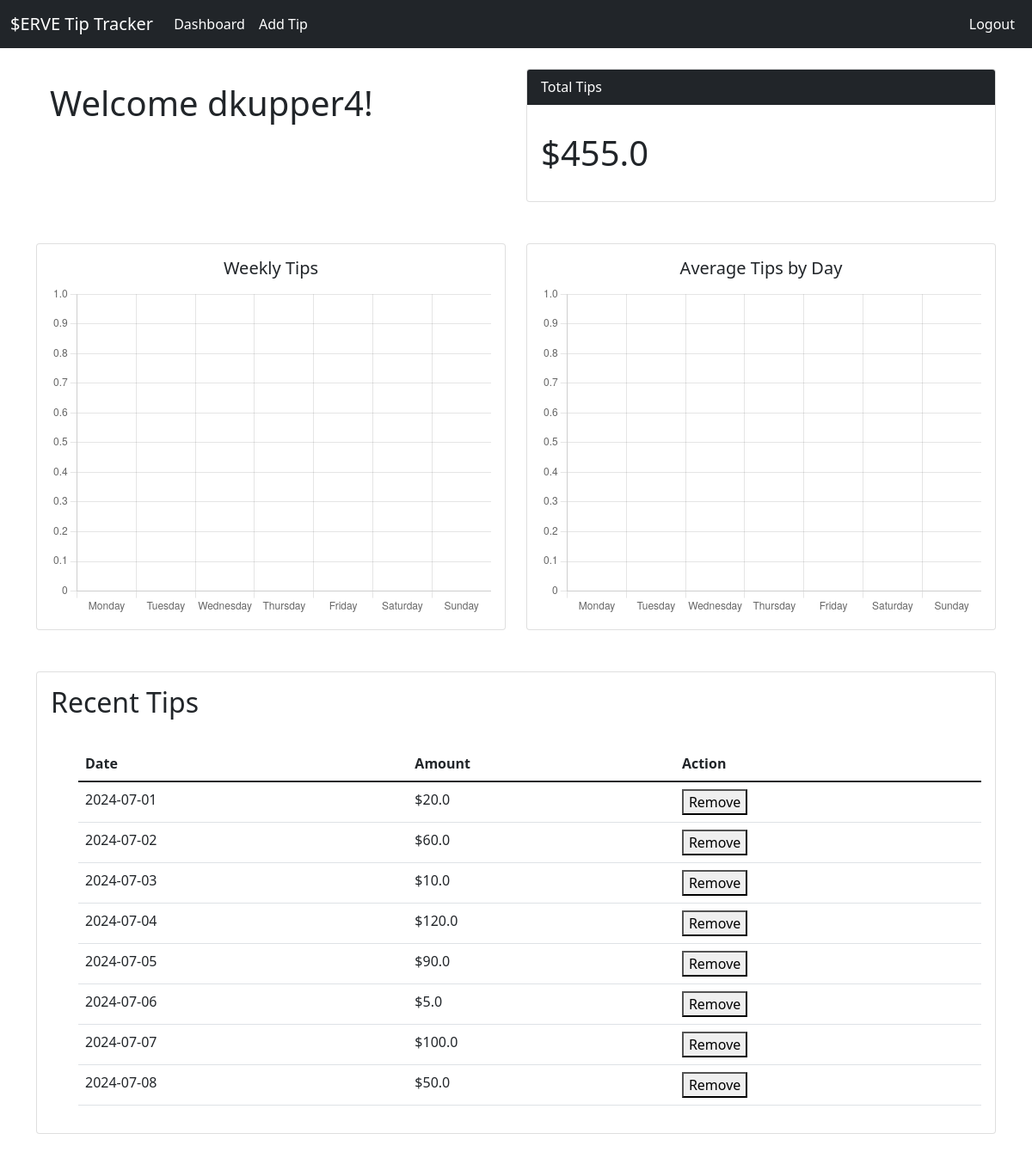
Page /dashboard (signed in) on the earlier database version.
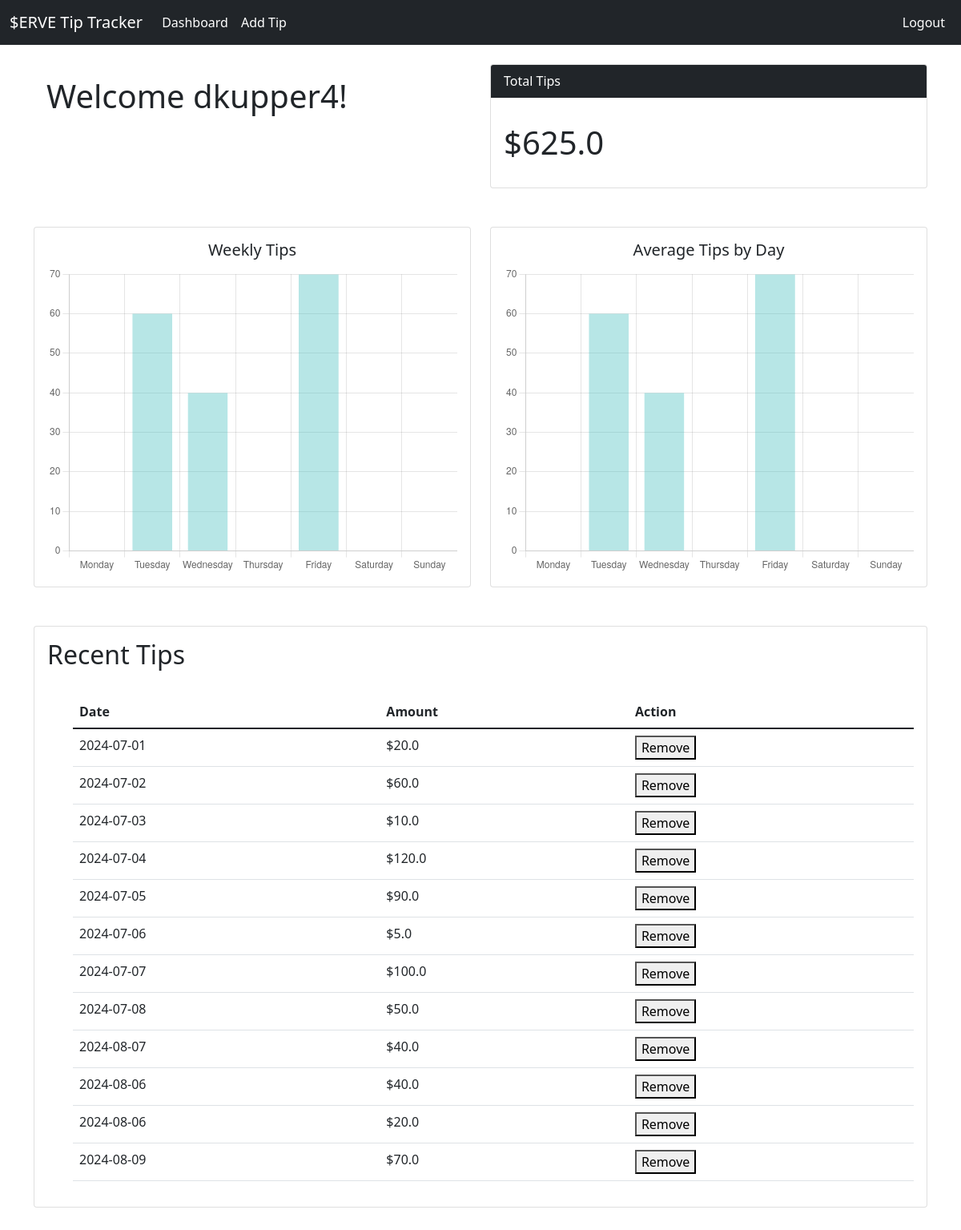
Same page on the later database version.
### app.py (models this page shows)
class Tip(db.Model):
    id = db.Column(db.Integer, primary_key=True)
    date = db.Column(db.Date, nullable = False)
    amount = db.Column(db.Float, nullable=False)
    user_id = db.Column(db.Integer, db.ForeignKey('user.id'), nullable=False)

### app.py (the view)
@app.route('/dashboard')
def dashboard():
    tips = Tip.query.filter_by(user_id=current_user.id).all()
    total_tips = sum(tip.amount for tip in tips)
    today = datetime.now().date()
    start_of_week = today - timedelta(days=today.weekday())
    tips_by_day = {i: 0 for i in range(7)}
    for tip in tips:
        if start_of_week <= tip.date <= start_of_week + timedelta(days=6):
            weekday = tip.date.weekday()
            tips_by_day[weekday] += tip.amount
    tips_by_day_lst = [tips_by_day[i] for i in range(7)]
    return render_template('dashboard.html', tips=tips, total_tips = total_tips, tips_by_day_json=json.dumps(tips_by_day_lst))

### app.py (called while the page is built)
@login_manager.user_loader
def load_user(user_id):
    return User.query.get(int(user_id))

### templates/dashboard.html (shortened to what this page needs)
{% extends "base.html" %}
{% block content %}
    <div class="container">
      <div class="row mt-4">
        <div class="col-md-6">
          <div class="card-body">
            <div class="row">
              <h1>Welcome {{current_user.username}}!</h1>
            </div>
          </div>
        </div>
        <div class="col-md-6">
          <div class="card">
            <div class="card-header bg-dark text-white">
              Total Tips
            </div>
            <div class="card-body">
              <marquee behavior="" direction="">
                <h1 class="my-3">${{total_tips}}</h3>
              </marquee>
            </div>
          </div>
        </div>
      </div>
    </div>
    <div class="container">
      <div class="row my-5">
        <div class="col-md-6">
          <div class="card">
            <div class="card-body">
              <h5 class="card-title text-center">Weekly Tips</h5>
              <canvas id="Weekly1" width="400" height="300"></canvas>
            </div>
          </div>
        </div>
        <div class="col-md-6">
          <div class="card">
            <div class="card-body">
              <h5 class="card-title text-center">Average Tips by Day </h5>
              <canvas id="Weekly2" width="400" height="300"></canvas>
            </div>
          </div>
        </div>
      </div>
    </div>
    {% block javascript%}
    <script>
      let tipsWeek = JSON.parse({{ tips_by_day_json | tojson }})
      const ctx1 = document.getElementById('Weekly1');
      new Chart(ctx1, {
        type: 'bar',
        data: {
          labels: ['Monday', 'Tuesday', 'Wednesday', 'Thursday', 'Friday', 'Saturday', 'Sunday'],
          datasets: [{
            label: 'Weekly Tips',
            data: tipsWeek,
            borderWidth: .1,
            backgroundColor: 'rgba(75, 192, 192, .4)',
            borderColor: 'rgba(75, 192, 192, 1)',
          }]
        },
        options: {
          plugins: {
            legend: {
              display: false
            }
          },
          scales: {
            y: {
              beginAtZero: true
            }
          }
        }
      });
      const ctx2 = document.getElementById('Weekly2');
      new Chart(ctx2, {
        type: 'bar',
        data: {
          labels: ['Monday', 'Tuesday', 'Wednesday', 'Thursday', 'Friday', 'Saturday', 'Sunday'],
          datasets: [{
            label: 'Weekly Tips',
            data: tipsWeek,
            borderWidth: .1,
            backgroundColor: 'rgba(75, 192, 192, .4)',
            borderColor: 'rgba(75, 192, 192, 1)',
          }]
        },
        options: {
          plugins: {
            legend: {
              display: false
            }
          },
          scales: {
            y: {
              beginAtZero: true
            }
          }
        }
      });
    </script>
    {% endblock %}
    <div class="container">
      <div class="row my-5">
        <div class="col-md-12">
          <div class="card">
            <div class="card-body">
              <h2 class="card-title">Recent Tips</h2>
              <ul>
                <br>
                <table class="table">
                  <thead>
                    <tr>
                      <th scope="col">Date</th>
                      <th scope="col">Amount</th>
                      <th scope="col">Action</th>
                    </tr>
                  </thead>
                  <tbody>
                    {% for tip in tips %}
                    <tr>
                      <td>{{ tip.date }}</td>
                      <td>${{ tip.amount }}</td>
                      <td>
                      <form action="{{ url_for('remove_tip') }}" method="POST">
                        <button type="submit">Remove</button>
                      </form>
                      </td>
                    </tr>
                    {% endfor %}
                  </tbody>
                </table>
              </ul>
            </div>
          </div>
        </div>
      </div>
    </div>
{% endblock %}

Differences in the rows shown:
added Tip: date "2024-08-07", amount "40.0"
added Tip: date "2024-08-06", amount "40.0"
added Tip: date "2024-08-06", amount "20.0"
added Tip: date "2024-08-09", amount "70.0"
Other differences:
{{ total_tips }}: "455.0" → "625.0"
chart data {{ tips_by_day_json | tojson }}: "[0, 0, 0, 0, 0, 0, 0]" → "[0, 60.0, 40.0, 0, 70.0, 0, 0]"
